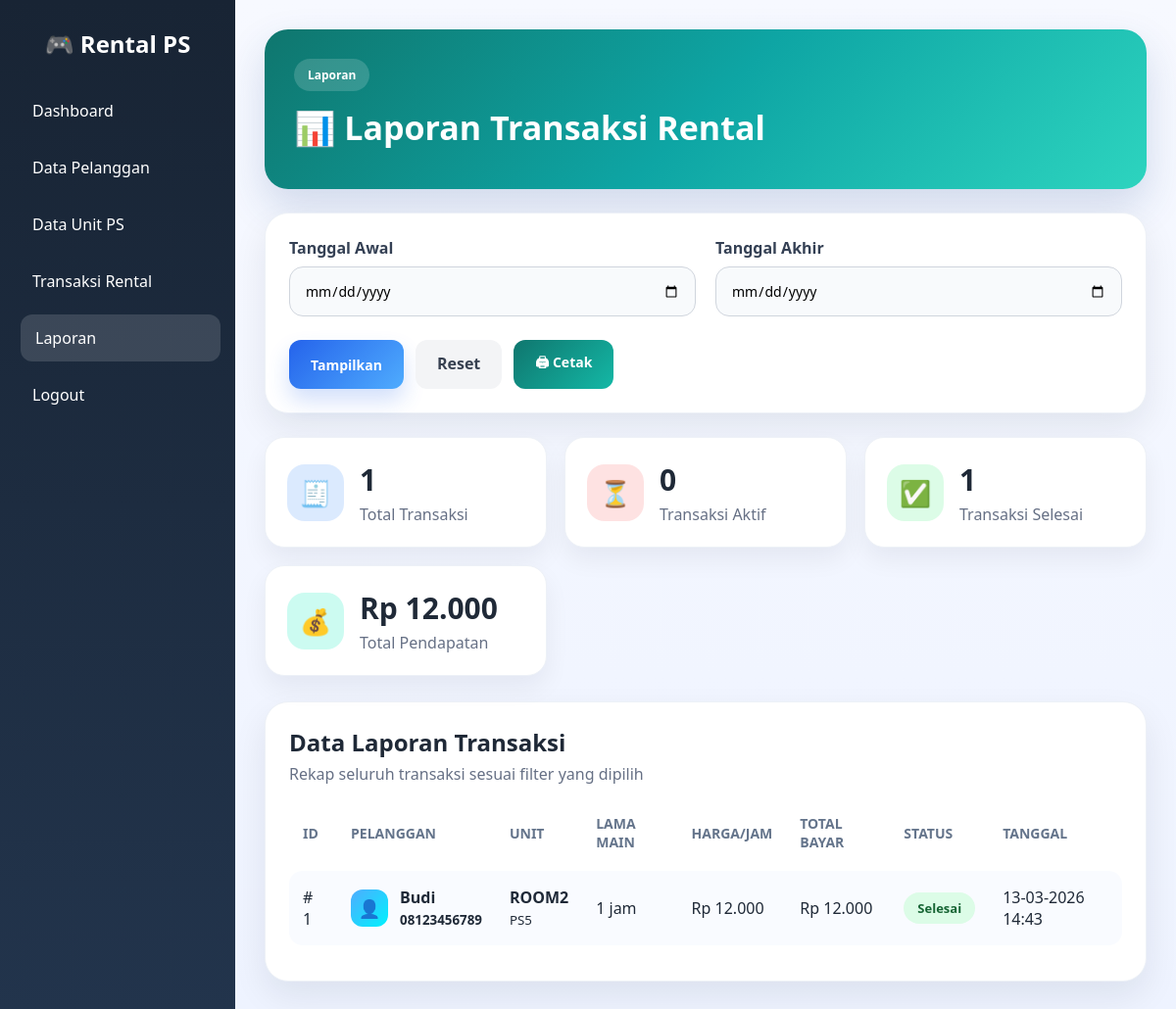
The app's page /laporan.php (signed in) with its own data.
### tables this page shows
CREATE TABLE `transaksi` (
  `id_transaksi` int(11) NOT NULL,
  `id_pelanggan` int(11) DEFAULT NULL,
  `id_unit` int(11) DEFAULT NULL,
  `lama_main` int(11) DEFAULT NULL,
  `harga` int(11) DEFAULT NULL,
  `total_bayar` int(11) DEFAULT NULL,
  `status_transaksi` varchar(20) DEFAULT NULL,
  `tanggal` datetime DEFAULT NULL
);

CREATE TABLE `pelanggan` (
  `id_pelanggan` int(11) NOT NULL,
  `nama_pelanggan` varchar(100) DEFAULT NULL,
  `no_hp` varchar(20) DEFAULT NULL
);

CREATE TABLE `unit_ps` (
  `id_unit` int(11) NOT NULL,
  `nama_unit` varchar(50) DEFAULT NULL,
  `tipe_ps` varchar(20) DEFAULT NULL,
  `harga_perjam` int(11) DEFAULT NULL,
  `status` varchar(20) DEFAULT NULL
);

### laporan.php (the view, shortened to what this page needs)
<?php
include "koneksi.php";
$tgl_awal = isset($_GET['tgl_awal']) ? $_GET['tgl_awal'] : '';
$tgl_akhir = isset($_GET['tgl_akhir']) ? $_GET['tgl_akhir'] : '';
$where = "";
$data = mysqli_query($koneksi, "
    SELECT
        t.*,
        p.nama_pelanggan,
        p.no_hp,
        u.nama_unit,
        u.tipe_ps
    FROM transaksi t
    JOIN pelanggan p ON t.id_pelanggan = p.id_pelanggan
    JOIN unit_ps u ON t.id_unit = u.id_unit
    $where
    ORDER BY t.id_transaksi DESC
");
$q_summary = mysqli_query($koneksi, "
    SELECT
        COUNT(*) AS total_transaksi,
        COALESCE(SUM(total_bayar),0) AS total_pendapatan,
        SUM(CASE WHEN status_transaksi='dipakai' THEN 1 ELSE 0 END) AS total_aktif,
        SUM(CASE WHEN status_transaksi='selesai' THEN 1 ELSE 0 END) AS total_selesai
    FROM transaksi t
    " . str_replace("t.", "", $where) . "
");
$summary = mysqli_fetch_assoc($q_summary);
?>
<!DOCTYPE html>
<html>
<head>
    <link rel="stylesheet" href="style.css?v=<?php echo time(); ?>">
</head>
<body>
    <div class="wrapper">
        <div class="sidebar print-hide">
            <h2>🎮 Rental PS</h2>
            <ul>
                <li><a href="dashboard.php">Dashboard</a></li>
                <li><a href="pelanggan.php">Data Pelanggan</a></li>
                <li><a href="unit_ps.php">Data Unit PS</a></li>
                <li><a href="transaksi.php">Transaksi Rental</a></li>
                <li><a href="laporan.php" class="active">Laporan</a></li>
                <li><a href="logout.php">Logout</a></li>
            </ul>
        </div>
        <div class="main modern-main">
            <div class="page-hero laporan-hero print-hide">
                <div>
                    <span class="hero-badge">Laporan</span>
                    <h1>📊 Laporan Transaksi Rental</h1>
                </div>
            </div>
            <div class="filter-card print-hide">
                <form method="GET" action="laporan.php">
                    <div class="filter-grid">
                        <div class="app-form-group">
                            <label>Tanggal Awal</label>
                            <input type="date" name="tgl_awal" value="<?php echo $tgl_awal; ?>">
                        </div>
                        <div class="app-form-group">
                            <label>Tanggal Akhir</label>
                            <input type="date" name="tgl_akhir" value="<?php echo $tgl_akhir; ?>">
                        </div>
                    </div>
                    <div class="app-form-buttons">
                        <button type="submit" class="btn-primary-modern">Tampilkan</button>
                        <a href="laporan.php" class="btn-secondary-modern">Reset</a>
                        <button type="button" class="btn-print-modern" onclick="window.print()">🖨 Cetak</button>
                    </div>
                </form>
            </div>
            <div class="dashboard-stats-grid">
                <div class="dashboard-stat-card blue-soft">
                    <div class="dash-icon">🧾</div>
                    <div>
                        <h3>
                            <?php echo $summary['total_transaksi']; ?>
                        </h3>
                        <p>Total Transaksi</p>
                    </div>
                </div>
                <div class="dashboard-stat-card red-soft">
                    <div class="dash-icon">⏳</div>
                    <div>
                        <h3>
                            <?php echo $summary['total_aktif']; ?>
                        </h3>
                        <p>Transaksi Aktif</p>
                    </div>
                </div>
                <div class="dashboard-stat-card green-soft">
                    <div class="dash-icon">✅</div>
                    <div>
                        <h3>
                            <?php echo $summary['total_selesai']; ?>
                        </h3>
                        <p>Transaksi Selesai</p>
                    </div>
                </div>
                <div class="dashboard-stat-card teal-soft">
                    <div class="dash-icon">💰</div>
                    <div>
                        <h3>Rp
                            <?php echo number_format($summary['total_pendapatan'], 0, ',', '.'); ?>
                        </h3>
                        <p>Total Pendapatan</p>
                    </div>
                </div>
            </div>
            <div class="modern-table-card">
                <div class="table-card-header">
                    <h3>Data Laporan Transaksi</h3>
                    <p>Rekap seluruh transaksi sesuai filter yang dipilih</p>
                </div>
                <div class="table-responsive">
                    <table class="modern-table">
                        <thead>
                            <tr>
                                <th>ID</th>
                                <th>Pelanggan</th>
                                <th>Unit</th>
                                <th>Lama Main</th>
                                <th>Harga/Jam</th>
                                <th>Total Bayar</th>
                                <th>Status</th>
                                <th>Tanggal</th>
                            </tr>
                        </thead>
                        <tbody>
                            <?php if (mysqli_num_rows($data) > 0) { ?>
                                <?php while ($d = mysqli_fetch_array($data)) { ?>
                                    <tr>
                                        <td>#
                                            <?php echo $d['id_transaksi']; ?>
                                        </td>
                                        <td>
                                            <div class="table-user-wrap">
                                                <span class="table-avatar">👤</span>
                                                <div>
                                                    <strong>
                                                        <?php echo $d['nama_pelanggan']; ?>
                                                    </strong><br>
                                                    <small>
                                                        <?php echo $d['no_hp']; ?>
                                                    </small>
                                                </div>
                                            </div>
                                        </td>
                                        <td>
                                            <strong>
                                                <?php echo $d['nama_unit']; ?>
                                            </strong><br>
                                            <small>
                                                <?php echo $d['tipe_ps']; ?>
                                            </small>
                                        </td>
                                        <td>
                                            <?php echo $d['lama_main']; ?> jam
                                        </td>
                                        <td>Rp
                                            <?php echo number_format($d['harga'], 0, ',', '.'); ?>
                                        </td>
                                        <td>Rp
                                            <?php echo number_format($d['total_bayar'], 0, ',', '.'); ?>
                                        </td>
                                        <td>
                                            <?php if ($d['status_transaksi'] == 'dipakai') { ?>
                                                <span class="status-pill status-dipakai">Dipakai</span>
                                            <?php } else { ?>
                                                <span class="status-pill status-selesai">Selesai</span>
                                            <?php } ?>
                                        </td>
                                        <td>
                                            <?php echo date('d-m-Y H:i', strtotime($d['tanggal'])); ?>
                                        </td>
                                    </tr>
                                <?php } ?>
                            <?php } else { ?>
                                <tr>
                                    <td colspan="8" class="empty-table">Tidak ada data transaksi pada filter ini.</td>
                                </tr>
                            <?php } ?>
                        </tbody>
                    </table>
                </div>
            </div>
        </div>
    </div>
</body>
</html>

### records on screen
transaksi: id_transaksi "1", id_pelanggan.nama_pelanggan "Budi", id_pelanggan.no_hp "08123456789", id_unit.nama_unit "ROOM2", id_unit.tipe_ps "PS5", lama_main "1", harga "12.000", total_bayar "12.000", status_transaksi "Selesai", tanggal "13-03-2026 14:43"

### other values on screen
$summary['total_transaksi'] "1"
$summary['total_aktif'] "0"
$summary['total_selesai'] "1"
$summary['total_pendapatan'] "12.000"
